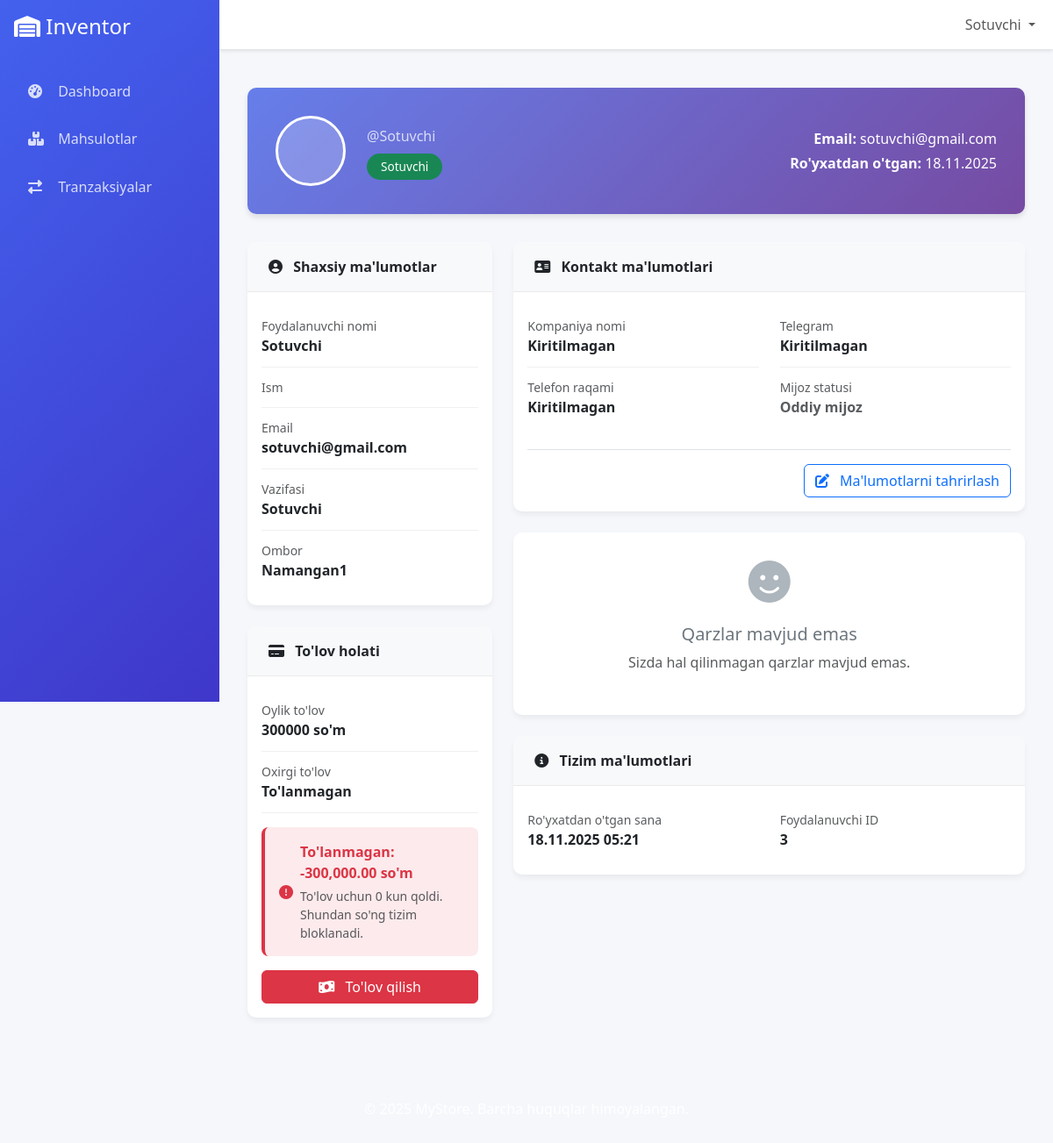
/profile/ (signed in), run on an earlier commit of the app's database.
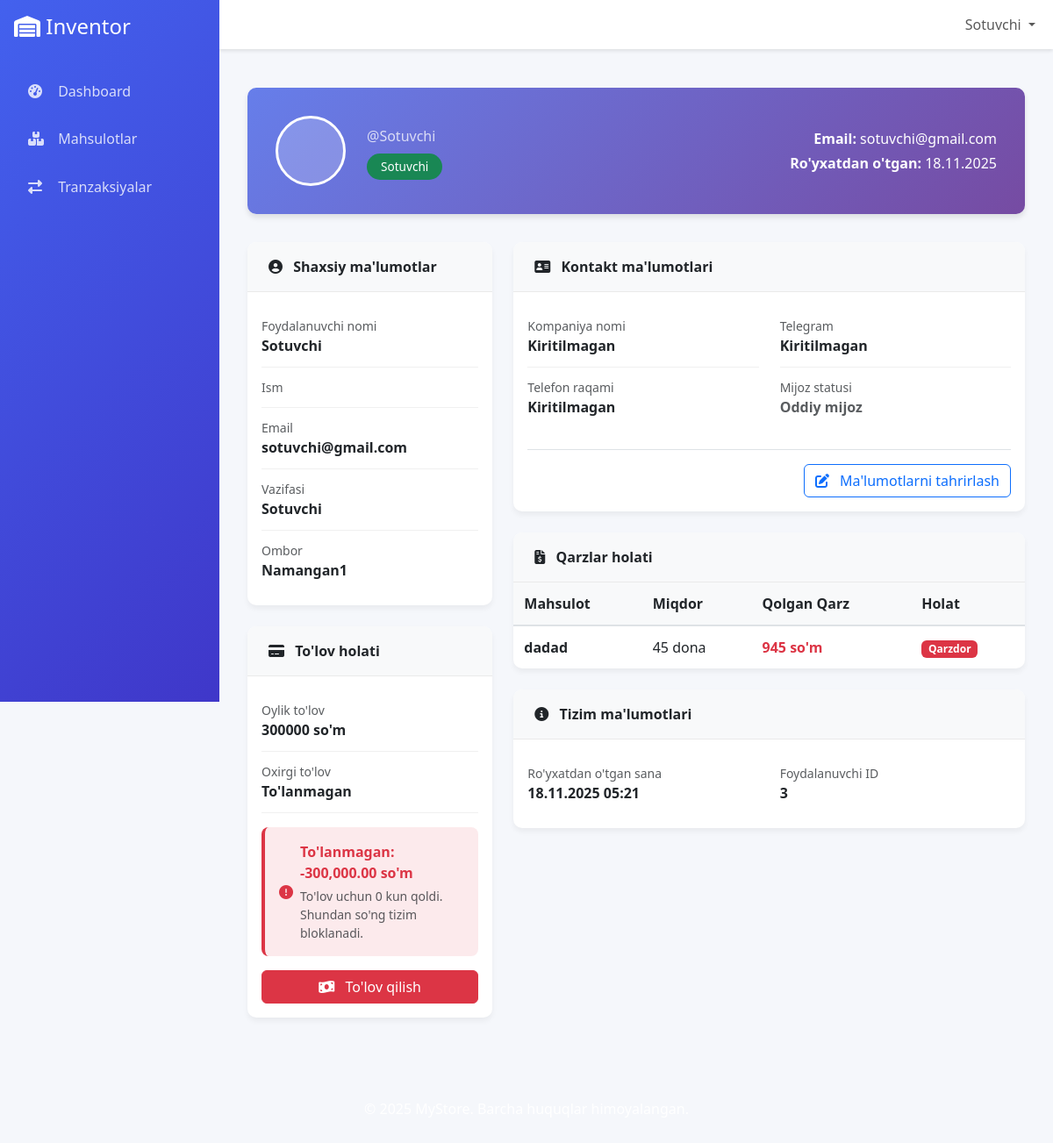
And on a later commit of the database.
### users/models.py (models this page shows, shortened)
class Debt(models.Model):
    seller = models.ForeignKey(User, on_delete=models.CASCADE, related_name='debts')
    product = models.ForeignKey('products.Product', on_delete=models.CASCADE)
    quantity = models.PositiveIntegerField()
    total_amount = models.DecimalField(max_digits=10, decimal_places=2)
    paid_amount = models.DecimalField(max_digits=10, decimal_places=2, default=0)
    debt_date = models.DateTimeField(auto_now_add=True)
    status = models.CharField(max_length=20, choices=(
        ('PENDING', 'Qarzdor'),
        ('PARTIAL', 'Qisman to\'langan'),
        ('PAID', 'To\'langan'),
    ), default='PENDING')
    def remaining_debt(self):
        return self.total_amount - self.paid_amount

### products/models.py (models this page shows, shortened)
class Product(models.Model):
    UNIT_CHOICES = (
        ('kg', 'kg'),
        ('box', 'Karopka'),
        ('l', 'Litr'),
        ('m', 'Metr'),
        ('ton', 'Tonna'),
        ('piece', 'Dona'),
        ('pack', 'Pochka'),
    )
    name = models.CharField(max_length=100)
    category = models.ForeignKey(Category, on_delete=models.CASCADE, related_name="products")
    description = models.TextField(blank=True)
    price = models.DecimalField(max_digits=10, decimal_places=2)
    image = models.ImageField(upload_to='products/', null=True, blank=True)
    min_stock = models.IntegerField(default=0)
    stock_quantity = models.IntegerField(default=0)
    unit = models.CharField(max_length=10, choices=UNIT_CHOICES, default='piece')
    created_at = models.DateTimeField(auto_now_add=True)
    updated_at = models.DateTimeField(auto_now=True)
    supplier = models.ForeignKey('inventor.Supplier', on_delete=models.SET_NULL, null=True, blank=True)
    warehouse = models.ForeignKey('inventor.Warehouse', on_delete=models.CASCADE, null=True, blank=True)
    class Meta:
        ordering = ['name']

### users/views.py (the view)
# urls.py: path('profile/', views.profile_view, name='profile'),
@login_required
def profile_view(request):
    try:
        profile = UserProfile.objects.get(user=request.user)
        role = UserRole.objects.get(user=request.user)
        payment_status = profile.get_payment_status()
        debts = []
        if role.role == 'SELLER':
            debts = Debt.objects.filter(
                seller=request.user,
                status__in=['PENDING', 'PARTIAL']
            ).select_related('product') # Optimizing query to get product name
    except UserProfile.DoesNotExist:
        profile = None
        payment_status = {'status': 'error', 'message': "Profil topilmadi."}
        debts = []
    except UserRole.DoesNotExist:
        role = None
    context = {
        'user': request.user,
        'profile': profile,
        'role': role,
        'payment_status': payment_status,
        'debts': debts,
    }
    return render(request, 'users/profile.html', context)

### users/models.py (called while the page is built)
    def is_payment_due(self):
        if not self.last_payment_date:
            return True
        return timezone.now() > self.last_payment_date + timedelta(days=31)

    def days_until_block(self):
        if not self.last_payment_date:
            return 0
        days_passed = (timezone.now() - self.last_payment_date).days
        return max(0, 33 - days_passed)

    def get_payment_status(self):
        if self.is_payment_due():
            return {
                'status': 'due',
                'message': f"To'lanmagan: -{self.monthly_payment:,} so'm",
                'amount_due': -self.monthly_payment
            }
        else:
            return {
                'status': 'paid',
                'message': f"To'langan: 0 so'm",
                'amount_due': 0
            }

### templates/users/profile.html (shortened to what the changed rows need)
{% extends 'base.html' %}
{% block content %}
<div class="container-fluid py-4">
    <div class="row">
        <div class="col-lg-8">
            {% if debts %}
            <div class="card card-profile">
                <div class="card-header card-header-custom">
                    <i class="fas fa-file-invoice-dollar me-2"></i> Qarzlar holati
                </div>
                <div class="card-body p-0">
                    <div class="table-responsive">
                        <table class="debt-table">
                            <thead>
                                <tr>
                                    <th>Mahsulot</th>
                                    <th>Miqdor</th>
                                    <th>Qolgan Qarz</th>
                                    <th>Holat</th>
                                </tr>
                            </thead>
                            <tbody>
                                {% for debt in debts %}
                                <tr>
                                    <td class="fw-bold">{{ debt.product.name|default:"Noma'lum mahsulot" }}</td>
                                    <td>{{ debt.quantity }} dona</td>
                                    <td class="fw-bold text-danger">{{ debt.remaining_debt|floatformat:0 }} so'm</td>
                                    <td>
                                        <span class="badge
                                            {% if debt.status == 'PENDING' %}bg-danger
                                            {% elif debt.status == 'PARTIAL' %}bg-warning
                                            {% else %}bg-success{% endif %}">
                                            {{ debt.get_status_display }}
                                        </span>
                                    </td>
                                </tr>
                                {% endfor %}
                            </tbody>
                        </table>
                    </div>
                </div>
            </div>
            {% else %}
            {% if role and role.role == 'SELLER' %}
            <div class="card card-profile">
                <div class="card-body empty-state">
                    <i class="fas fa-smile"></i>
                    <h5 class="mt-2">Qarzlar mavjud emas</h5>
                    <p class="text-muted">Sizda hal qilinmagan qarzlar mavjud emas.</p>
                </div>
            </div>
            {% endif %}
            {% endif %}
        </div>
    </div>
</div>
{% endblock %}

What changed in the data, as far as the page shows it:
added Debt: product.name "dadad", quantity "45", remaining_debt "945", status "Qarzdor"
Also different on the page:
text no longer shown: "Qarzlar mavjud emas Sizda hal qilinmagan qarzlar mavjud emas."
text now shown: "Qarzlar holati Mahsulot Miqdor Qolgan Qarz Holat"
